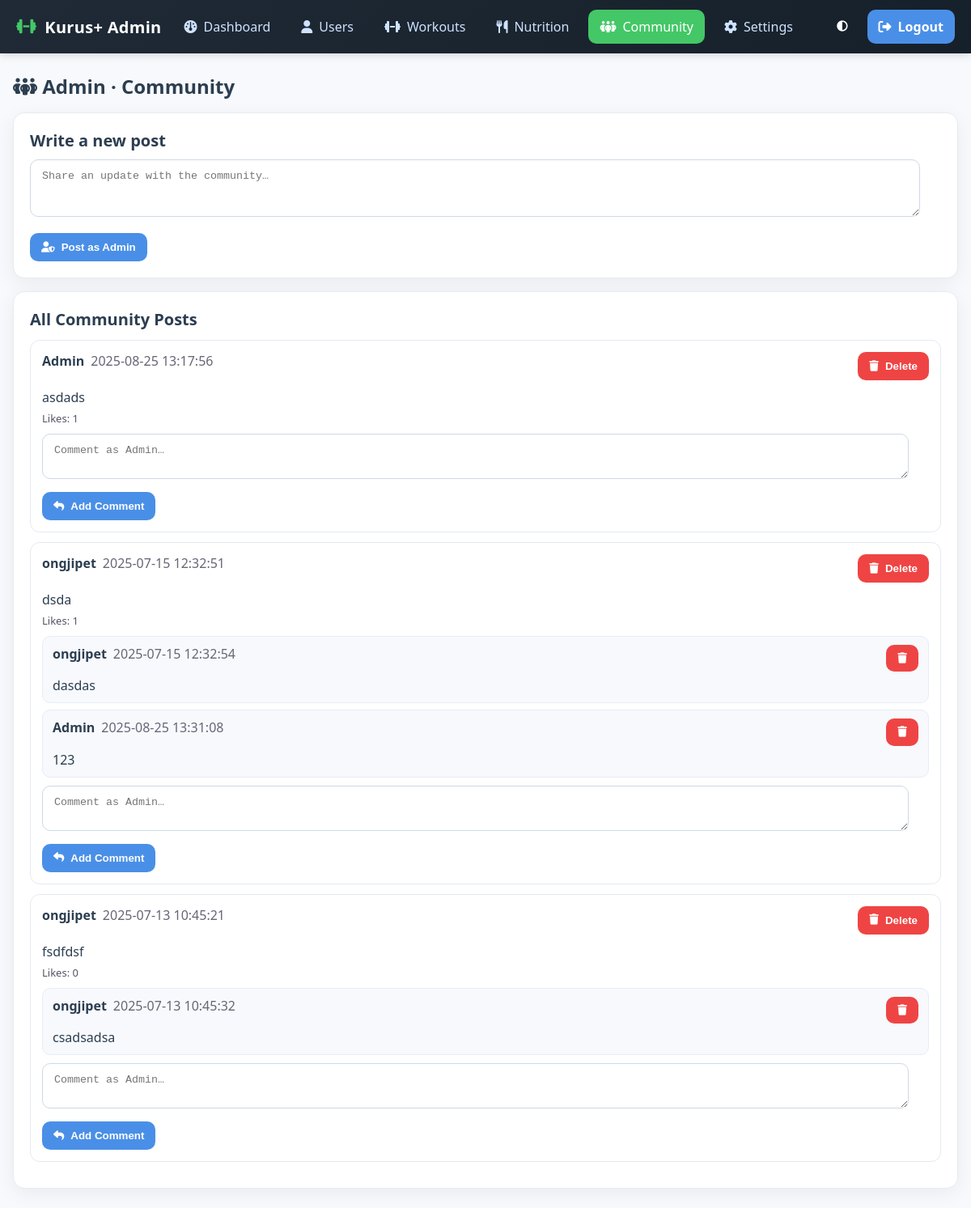
/admin_community.php (signed in), run on the app's committed database.
### tables this page shows
CREATE TABLE `community_posts` (
  `post_id` int(11) NOT NULL,
  `user_id` int(11) NOT NULL,
  `content` text NOT NULL,
  `likes` int(11) DEFAULT 0,
  `created_at` timestamp NOT NULL DEFAULT current_timestamp()
);

CREATE TABLE `comments` (
  `comment_id` int(11) NOT NULL,
  `post_id` int(11) NOT NULL,
  `user_id` int(11) NOT NULL,
  `content` text NOT NULL,
  `created_at` timestamp NOT NULL DEFAULT current_timestamp()
);

### admin_community.php (the view, shortened to what this page needs)
<?php
require_once 'db.php';
require_once 'admin_header.php';
$posts = $pdo->query(
  "SELECT cp.*, COALESCE(u.fullname,'Administrator') AS author_name
   FROM community_posts cp
   LEFT JOIN users u ON u.id = cp.user_id
   ORDER BY cp.created_at DESC"
)->fetchAll(PDO::FETCH_ASSOC);
?>
<div class="container">
  <h1><i class="fa-solid fa-people-group"></i> Admin · Community</h1>
  <div class="card" style="margin-bottom:16px">
    <h2 style="margin:0 0 10px">Write a new post</h2>
    <form method="post" class="stack">
        <textarea name="post_content" rows="3" placeholder="Share an update with the community…"></textarea>
        <div class="composer-actions">
          <button type="submit" name="add_post_admin" class="btn btn-blue">
            <i class="fa-solid fa-user-shield"></i> Post as Admin
          </button>
        </div>
    </form>
  </div>
  <div class="card">
    <h2 style="margin-top:0">All Community Posts</h2>
    <?php if(!$posts): ?>
      <p class="muted" style="margin:0">No posts yet.</p>
    <?php else: foreach($posts as $p): ?>
      <div class="post">
        <div class="post-header">
          <div class="post-meta">
            <div class="post-author"><?=htmlspecialchars($p['author_name'])?></div>
            <div class="post-when"><?=htmlspecialchars($p['created_at'])?></div>
          </div>
          <form method="post" class="btn-row">
            <button class="btn btn-danger" name="delete_post" onclick="return confirm('Delete this post?')">
              <i class="fa-solid fa-trash"></i> Delete
            </button>
          </form>
        </div>
        <div class="post-content"><?=nl2br(htmlspecialchars($p['content']))?></div>
        <div class="post-likes">Likes: <?=$p['likes']?></div>
        <?php
          $stmt = $pdo->prepare(
            "SELECT c.*, COALESCE(u.fullname,'Administrator') AS author_name
             FROM comments c LEFT JOIN users u ON u.id=c.user_id
             WHERE c.post_id=? ORDER BY c.created_at ASC"
          );
          $stmt->execute([$p['post_id']]);
          $comments = $stmt->fetchAll(PDO::FETCH_ASSOC);
        ?>
        <?php if($comments): ?>
          <div class="comments">
            <?php foreach($comments as $c): ?>
              <div class="comment">
                <div class="comment-top">
                  <div class="comment-meta">
                    <div class="comment-author"><?=htmlspecialchars($c['author_name'])?></div>
                    <div class="comment-when"><?=htmlspecialchars($c['created_at'])?></div>
                  </div>
                  <form method="post" class="btn-row">
                    <button class="btn btn-danger" name="delete_comment" title="Delete comment" onclick="return confirm('Delete this comment?')">
                      <i class="fa-solid fa-trash"></i>
                    </button>
                  </form>
                </div>
                <div class="comment-body"><?=nl2br(htmlspecialchars($c['content']))?></div>
              </div>
            <?php endforeach; ?>
          </div>
        <?php endif; ?>
        <form method="post" class="add-comment stack">
          <textarea name="comment_content" rows="2" placeholder="Comment as Admin…"></textarea>
          <div class="btn-row">
            <button class="btn btn-blue" name="add_comment" type="submit">
              <i class="fa-solid fa-reply"></i> Add Comment
            </button>
          </div>
        </form>
      </div>
    <?php endforeach; endif; ?>
  </div>
</div>
</body>
</html>

### admin_header.php (style rules this page uses)
:root { --primary:#4a8fe7; --secondary:#44c767; --dark:#1f2a36; --darker:#16202a; --light:#f7f9fc; --text:#2c3e50; --white:#fff; }
body { margin:0;font-family:system-ui,-apple-system,Segoe UI,Roboto,Helvetica,Arial,sans-serif;background:var(--light);color:var(--text); }
.btn { border:0;border-radius:10px;padding:8px 12px;font-weight:600;cursor:pointer }
.btn-blue { background:var(--primary);color:#fff }
.container { max-width:1200px;margin:24px auto;padding:0 20px }
.card { background:#fff;border-radius:14px;box-shadow:0 6px 24px rgba(0,0,0,.06);padding:20px }

### admin_community.php (style rules this page uses)
.container { max-width:min(1200px, 100% - 32px); margin:24px auto; padding:0 16px; }
.card { background:#fff; border-radius:14px; box-shadow:0 6px 24px rgba(0,0,0,.06); padding:clamp(14px,2.2vw,20px); margin-bottom:18px; border:1px solid #e7ecf1; }
h1 { margin:8px 0 16px; font-size:clamp(20px,3.4vw,24px); }
h2 { margin:0 0 12px; font-size:clamp(18px,2.8vw,20px); }
.btn { display:inline-flex; align-items:center; gap:8px; padding:10px 14px; border-radius:10px; border:0; cursor:pointer; font-weight:700; text-decoration:none; }
.btn-blue { background:#4a8fe7; color:#fff; }
.btn-danger { background:#ef4444; color:#fff; }
.btn-row { display:flex; gap:8px; flex-wrap:wrap; }
textarea, input[type="text"], input[type="email"], input[type="number"], input[type="time"], select { width:95% !important; padding:12px 14px; border-radius:10px; border:1px solid #cfd8e3; background:#fff; color:#111827; }
textarea { resize:vertical; }
.composer-actions { margin-top:10px; display:flex; gap:8px; flex-wrap:wrap; }
.post { border:1px solid #e5e9f2; border-radius:12px; padding:14px; margin:12px 0; background:#fff; }
.post-header { display:flex; justify-content:space-between; gap:10px; flex-wrap:wrap; align-items:flex-start; }
.post-meta { display:flex; gap:8px; flex-wrap:wrap; }
.post-author { font-weight:700; }
.post-when { color:#667; }
.post-content { margin:10px 0 6px; white-space:pre-wrap; }
.post-likes { font-size:13px; color:#556; }
.comments { margin-top:10px; display:flex; flex-direction:column; gap:8px; }
.comment { padding:10px 12px; border-radius:10px; background:#f7f9fc; border:1px solid #e6edf5; }
.comment-top { display:flex; justify-content:space-between; align-items:flex-start; gap:8px; flex-wrap:wrap; }
.comment-meta { display:flex; gap:8px; flex-wrap:wrap; }
.comment-author { font-weight:600; }
.comment-when { color:#667; }
.comment-body { margin-top:6px; white-space:pre-wrap; }
.add-comment { margin-top:10px; }
.add-comment .btn { margin-top:6px; }
.stack { display:flex; flex-direction:column; gap:10px; }

### data on the page
community_posts: author_name "Admin", created_at "2025-08-25 13:17:56", content "asdads", likes "1"
community_posts: author_name "ongjipet", created_at "2025-07-15 12:32:51", content "dsda", likes "1"
comments: author_name "ongjipet", created_at "2025-07-15 12:32:54", content "dasdas"
comments: author_name "Admin", created_at "2025-08-25 13:31:08", content "123"
community_posts: author_name "ongjipet", created_at "2025-07-13 10:45:21", content "fsdfdsf", likes "0"
comments: author_name "ongjipet", created_at "2025-07-13 10:45:32", content "csadsadsa"
